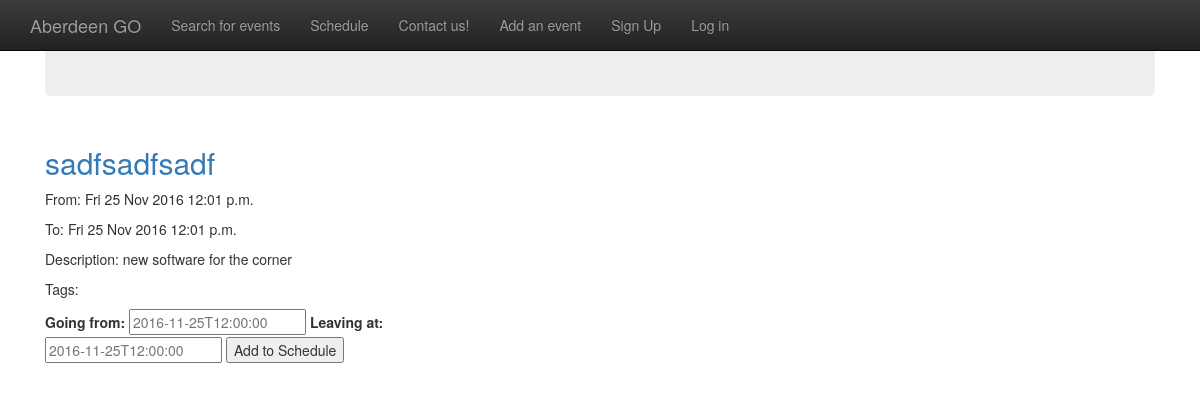
Screenshot of /event/1 with the database file from the repository.
### aberdeengo/models.py (models this page shows, shortened)
class Event(models.Model):
    title = models.CharField(max_length=255)
    start_time = models.DateTimeField()
    end_time = models.DateTimeField()
    location = models.CharField(max_length=255) # models.ForeignKey(Location, on_delete=models.CASCADE)
    description = models.CharField(max_length=255)
    public = models.BooleanField(default=False)
    price = models.IntegerField(null=True)
    user = models.ForeignKey(CustomUser, on_delete=models.CASCADE, default=1)
    publication_date = models.DateField(("Date"), default=datetime.date.today)
    eventTags = models.ManyToManyField(Tag)
    @classmethod
    def find_by_id(self, id):
        return Event.objects.get(id=id)

### aberdeengo/views.py (the view)
# urls.py: url(r'^event/([0-9]+)$','aberdeengo.views.event', name='event'), #TODO: change urls to event/eventname+number
def event(request,id):
    event = Event.find_by_id(int(id))
    tags = event.eventTags.all()
    clashes = request.GET.get('clash')
    if clashes:
        clashes = ScheduleEntry.find_by_id(int(clashes)).event
    inconsistentTime = request.GET.get('inconsistentTime')
    template = loader.get_template('event.html')
    if request.user.is_anonymous():
        scheduled_events = []
        username = ""
    else:
        username = request.user.username;
        user = CustomUser.objects.get(username=username)
        scheduled_events = user.schedule.scheduled_events()
    context = RequestContext(request, {
        'event': event,
        'clashes' : clashes,
        'tags': tags,
        'inconsistentTime': inconsistentTime,
        'scheduled_events' : scheduled_events,
        'username' : username
    })
    return HttpResponse(template.render(context,request))

### aberdeengo/templates/event.html (shortened to what this page needs)
{% extends "layout.html" %}
{% block content %}
<div class="row">
    <div class="col-xs-6 col-lg-4">
        <h2><a href="{% url 'event' event.id %}">{{ event.title }}</a></h2>
        <p>From: {{ event.start_time|date:"D d M Y P" }}</p>
        <p>To: {{ event.end_time|date:"D d M Y P" }}</p>
        <p>Description: {{ event.description }}</p>
        <p>Tags:</p>
        <form action="{% url 'scheduleevent' %}" method="post">
            {% if event in scheduled_events %}
                <input type="hidden" name="schedule" value="0" />
                <input type="submit" value="Remove from Schedule" />
            {% elif not clashes %}
                <label for="title">Going from:</label>
                <input type="text" id="new_start_time" name="new_start_time" placeholder="2016-11-25T12:00:00">
                <label for="title">Leaving at:</label>
                <input type="text" id="new_end_time" name="new_end_time" placeholder="2016-11-25T12:00:00">
                <input type="submit" value="Add to Schedule" />
            {% endif %}
        </form>
    </div>
    <div class="col-xs-6">
    <div id="map" style="width:100%;height:250px;"></div>
    </div>
</div>
{%endblock %}

### rows the page displays
Event: title "sadfsadfsadf", start_time "Fri 25 Nov 2016 12:01 p.m.", end_time "Fri 25 Nov 2016 12:01 p.m.", description "new software for the corner"
